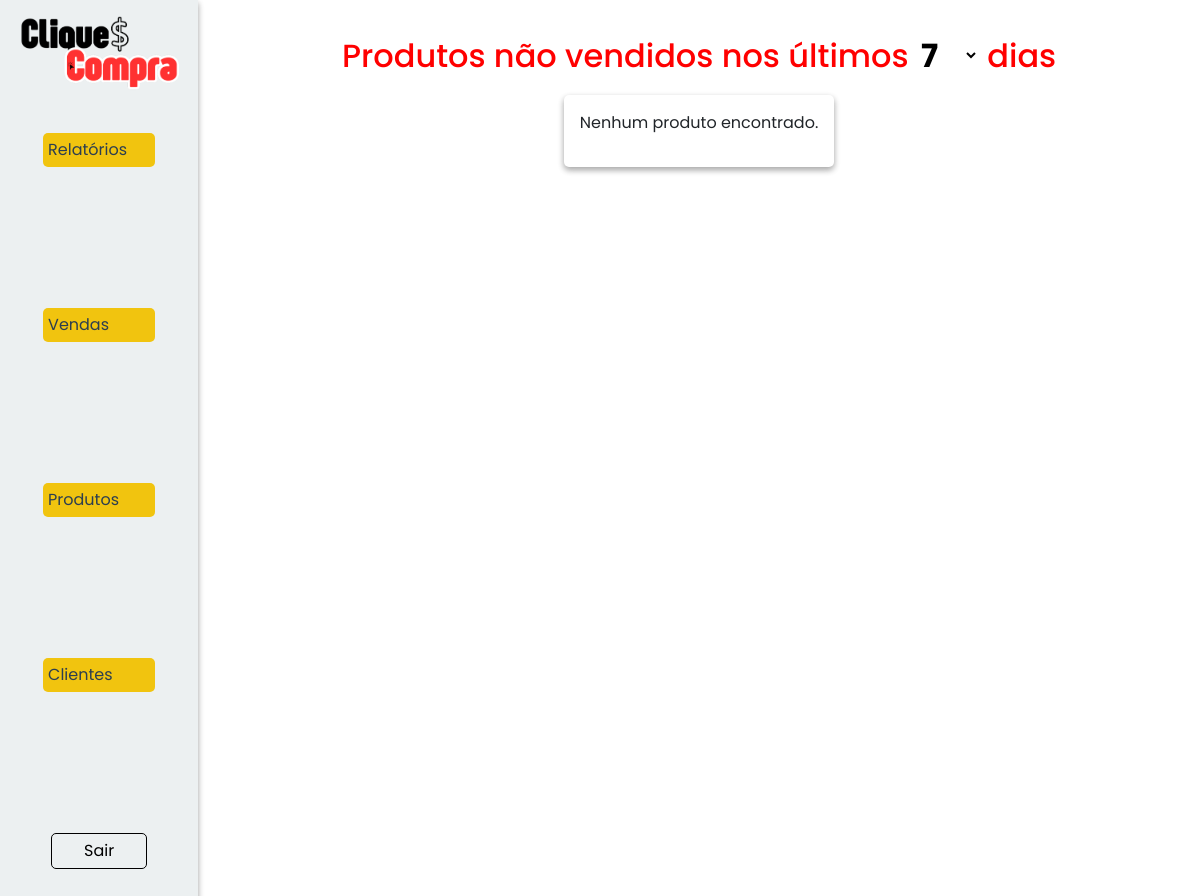
The app's page /relatorios/naovendidos (signed in), older data.
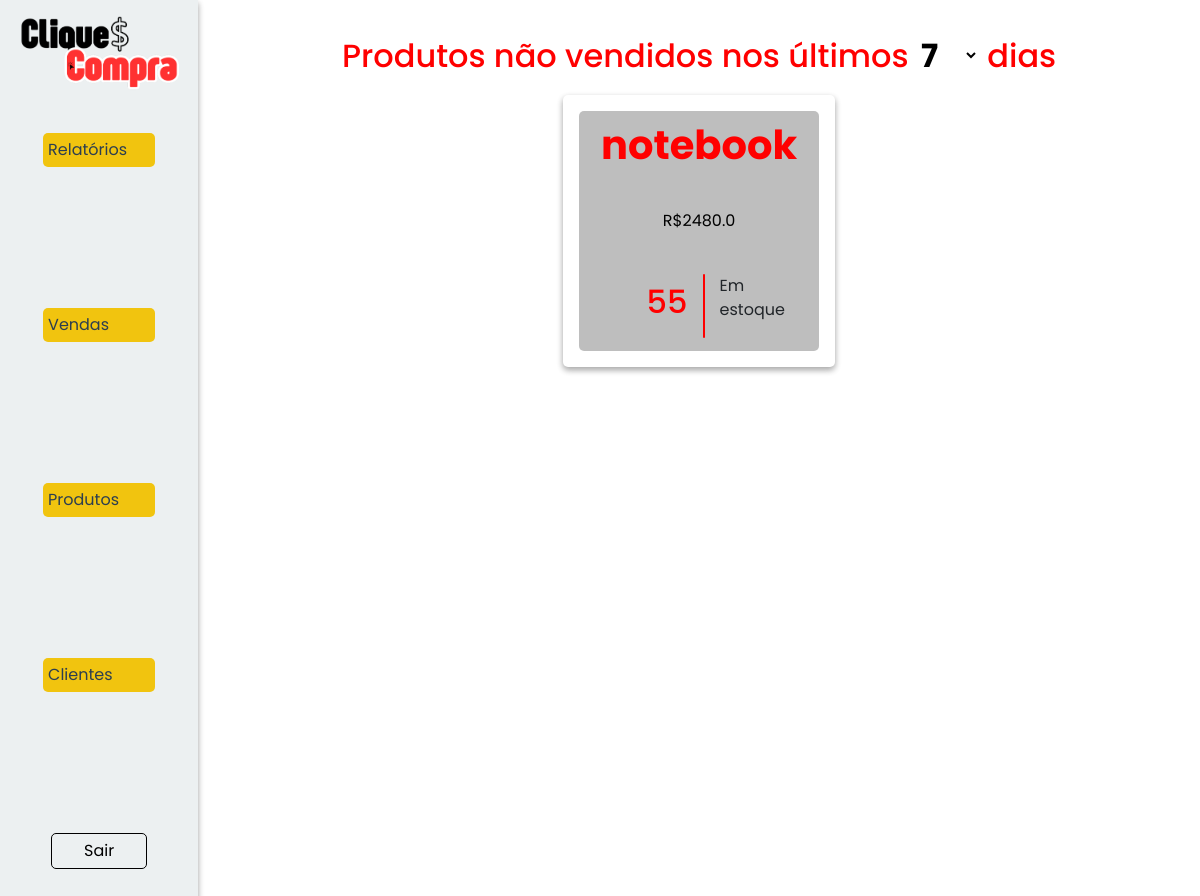
The same page, newer data.
### models/produtos.py (models this page shows, shortened)
class Produto(Base):
    __tablename__ = 'tb_produtos'
    pro_id: Mapped[int] = mapped_column(primary_key=True, autoincrement=True)
    pro_nome: Mapped[str] = mapped_column(nullable=False)
    pro_descricao: Mapped[str] = mapped_column(nullable=False)
    pro_preco: Mapped[float] = mapped_column(nullable=False)
    pro_estoque: Mapped[int] = mapped_column()

### controllers/relatorios.py (the view)
@relatorio_bp.route('/naovendidos', methods=['GET', 'POST'])
@login_required
@role_required("admin")
def naovendidos():
    consulta = []
    dias = request.form.get("dias", type=int, default=7)
    result = []
    print("metodo post")
    try:
        sql_mysql = text("""
            SELECT pro_nome, pro_preco, pro_estoque
            FROM tb_produtos
            WHERE pro_id NOT IN (
                SELECT vpr_pro_id
                FROM tb_vendas_produtos
                JOIN tb_vendas ON vpr_ven_id = ven_id
                WHERE ven_data >= CURDATE() - INTERVAL :dias DAY
            )
        """)
        sql_sqlite = text("""
SELECT pro_nome, pro_preco, pro_estoque
FROM tb_produtos
WHERE pro_id NOT IN (
    SELECT DISTINCT vpr_pro_id
    FROM tb_vendas_produtos
    JOIN tb_vendas ON vpr_ven_id = ven_id
    WHERE ven_data >= DATE('now', '-? days')
)
""")
        consulta = session.execute(sql_sqlite, {"dias": dias}).fetchall()
        print(consulta)
        subquery = (
            session.query(VendaProdutos.vpr_pro_id)
            .join(Venda, VendaProdutos.vpr_ven_id == Venda.ven_id)
            .filter(Venda.ven_data >= func.date('now', f'-{dias} days'))  # Usar função compatível com SQLite
            .subquery()
        )
        query = (
            session.query(Produto.pro_nome, Produto.pro_preco, Produto.pro_estoque)
            .filter(Produto.pro_nome.not_in(select(subquery)))  # Força o uso de SELECT
        )
        result = query.all()
        print("Resultado da consulta:", result)
    except Exception as e:
        print(f"Erro ao gerar relatório: {str(e)}", "error")
        flash(f"Erro ao gerar relatório: {str(e)}", "error")
    finally:
        return render_template("relatorios/naovendidos.html", produtos=result)

### controllers/clientes.py (called while the page is built)
@login_manager.user_loader
def load_user(user_id):
    return Cliente.find(id=user_id)

### models/clientes.py (called while the page is built, shortened)
    @classmethod
    def find(cls, **kwargs):
        if 'email' in kwargs:
            return session.query(cls).filter_by(cli_email=kwargs['email']).first() #SELECT * FROM tb_clientes WHERE cli_email = email
        elif 'id' in kwargs:
            return session.query(cls).filter_by(cli_id=kwargs['id']).first() #SELECT * FROM tb_clientes WHERE cli_id = id
        else:
            raise AttributeError('A busca deve ser feita por email ou id.')

### templates/relatorios/naovendidos.html (shortened to what this page needs)
{% extends "model.html" %}
{% block head_extras %}
<link rel="stylesheet" href="{{ url_for('static', filename='style/model.css') }}">
<link rel="stylesheet" href="{{ url_for('static', filename='style/relatorios.css') }}">
{% endblock %}
{% block content %}
<nav>
    <img src="../../static/assets/cliqueconta.png" alt="Logo do CliqueCompra">
    <div class="links">
        <div class="dropdown">
            <button class="dropdown-button" onclick="toggleDropdown('relatorios-menu')">Relatórios</button>
        </div>
        <div class="dropdown">
            <button class="dropdown-button" onclick="toggleDropdown('vendas-menu')">Vendas</button>
        </div>
        <div class="dropdown">
            <button class="dropdown-button" onclick="toggleDropdown('produtos-menu')">Produtos</button>
        </div>
        <div class="dropdown">
            <button class="dropdown-button" onclick="toggleDropdown('clientes-menu')">Clientes</button>
        </div>
        <a class='sair' href="{{url_for('cliente.logout')}}">Sair</a>
    </div>
</nav>
<div class="relatorio">
    <h2>Produtos não vendidos nos últimos
        <form action="{{ url_for('relatorio.naovendidos') }}" method="post" style="display:inline;" class="filtro dias">
            <select name="dias" id="dias" onchange="this.form.submit()">
                <option value="7" {% if request.form.get('dias') == '7' %}selected{% endif %}>7</option>
            </select>
        </form>
        dias
    </h2>
    <ol class="respostas">
        {% if produtos %}
            {% for produto in produtos %}
                <li class="resposta">
                    <span class="nome-produto">{{ produto.pro_nome }}</span>
                    <span class="preco">R${{ produto.pro_preco }}</span>
                    <div class="unidades">
                        <h2>{{ produto.pro_estoque }}</h2>
                        <div class="divisor"></div>
                        <p>Em estoque</p>
                    </div>
                </li>
            {%endfor%}
        {% else %}
            <p>Nenhum produto encontrado.</p>
        {% endif %}
    </ol>
</div>
{% endblock %}

Row changes from the older to the newer data that the page shows:
added Produto: pro_nome "notebook", pro_preco "2480.0", pro_estoque "55"
Text that changed along with them:
text no longer shown: "Nenhum produto encontrado."
